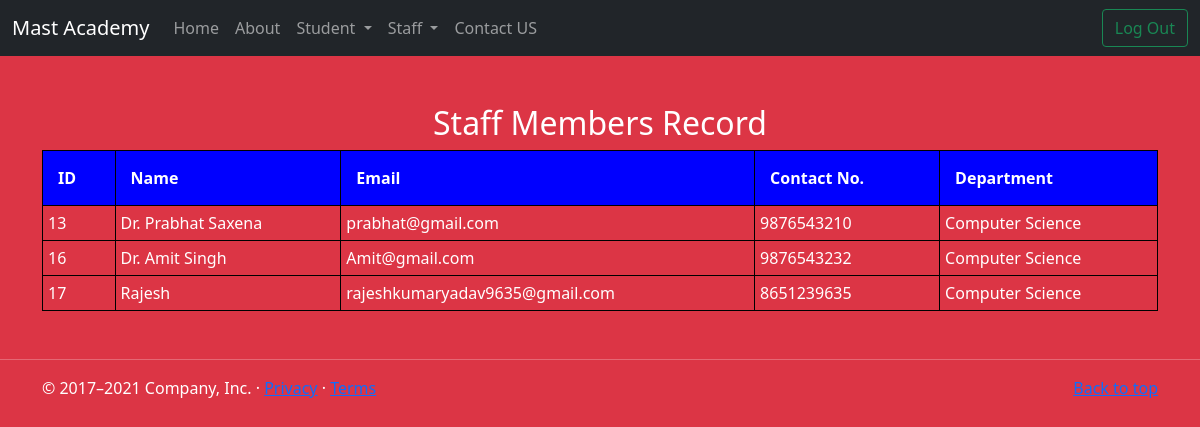
Screenshot of /showstaff with the database file from the repository.
### app1/models.py (models this page shows)
class addStaff(models.Model):
    full_name=models.CharField(max_length=50)
    umail=models.CharField(max_length=50)
    contact_num=models.CharField(max_length=10)
    department=models.CharField(max_length=50)

### app1/views.py (the view)
# urls.py: path('showstaff',views.showStaffPageView),
def showStaffPageView(request):
    x=addStaff.objects.all()
    print(x)
    return render(request,'app1/show_staff.html',{'x':x})

### templates/app1/show_staff.html (shortened to what this page needs)
{% extends '../base.html' %}
{% load static %}
{% block content %}
<nav class="navbar navbar-expand-lg navbar navbar-dark bg-dark">
  <div class="container-fluid">
    <a class="navbar-brand" href="/dashboard">Mast Academy</a>
    <div class="collapse navbar-collapse" id="navbarSupportedContent">
      <ul class="navbar-nav me-auto mb-2 mb-lg-0">
        <li class="nav-item">
          <a class="nav-link" aria-current="page" href="/dashboard">Home</a>
        </li>
        <li class="nav-item">
          <a class="nav-link" href="/about">About</a>
        </li>
        <li class="nav-item dropdown">
          <a class="nav-link dropdown-toggle" href="#" id="navbarDropdown" role="button" data-bs-toggle="dropdown" aria-expanded="false">
            Student
          </a>
        </li>
        <li class="nav-item dropdown">
          <a class="nav-link dropdown-toggle" href="#" id="navbarDropdown" role="button" data-bs-toggle="dropdown" aria-expanded="false">
            Staff
          </a>
        </li>
        <li class="nav-item">
          <a class="nav-link" href="/contact">Contact US</a>
        </li>
      </ul>
      <a href="/">
      <button class="btn btn-outline-success" name="logout" type="submit">Log Out</button>
    </a>
    </div>
  </div>
</nav>
<div class="container my-5">
  <h2>Staff Members Record</h2>
  <table style="width:100%">
    <tr>
      <th>ID</th>
      <th>Name</th>
      <th>Email</th>
      <th>Contact No.</th>
      <th>Department</th>
    </tr>
    {% for item in x %}
    <tr>
      <td>{{ item.id }}</td>
      <td>{{ item.full_name }}</td>
      <td>{{ item.umail }}</td>
      <td>{{ item.contact_num }}</td>
      <td>{{ item.department }}</td>
    </tr>
    {% endfor %}
  </table>
</div>
{% endblock %}

### static/css/mystyles.css (style rules this page uses)
h2 { text-align: center; color:white; }
table, th, td { border: 1px solid black; border-collapse: collapse; }
th, td { padding: 5px; text-align: left; }
th { background-color: blue; padding: 15px; }

### rows the page displays
addStaff: id "13", full_name "Dr. Prabhat Saxena", umail "prabhat@gmail.com", contact_num "9876543210", department "Computer Science"
addStaff: id "16", full_name "Dr. Amit Singh", umail "Amit@gmail.com", contact_num "9876543232", department "Computer Science"
addStaff: id "17", full_name "Rajesh", umail "rajeshkumaryadav9635@gmail.com", contact_num "8651239635", department "Computer Science"
